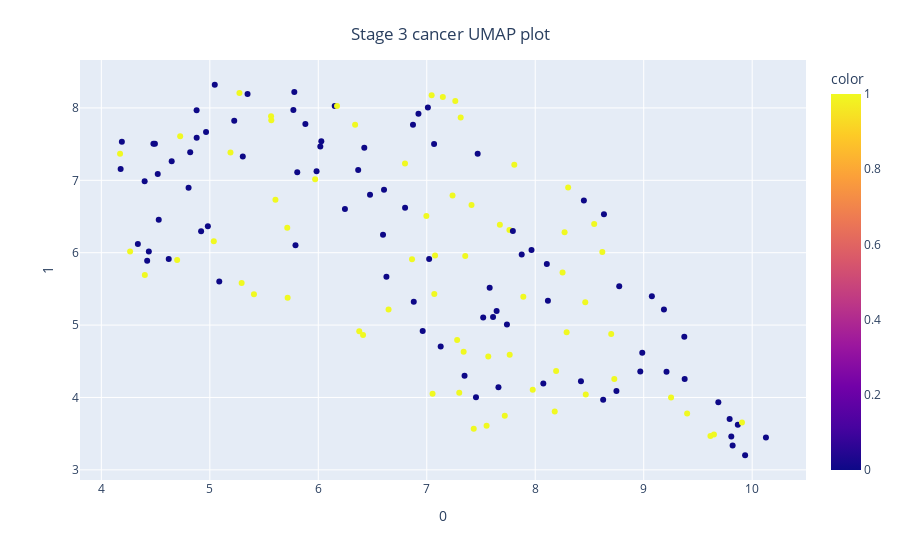

The notebook cell this image was saved under:
### Code cell
## Stage 3 cancer UMAP plot

from umap import UMAP
import plotly.express as px

umap_2d = UMAP(n_components=2, init='random', random_state=0)

proj_2d = umap_2d.fit_transform(X3)

fig_2d = px.scatter(
    proj_2d, x=0, y=1,
    color=y3
)

fig_2d.update_layout(
    title={
        'text': "Stage 3 cancer UMAP plot",
        'y':0.95,
        'x':0.5,
        'xanchor': 'center',
        'yanchor': 'top'})


fig_2d.show()

### Figure 1 — Plotly figure (JSON) as saved in the notebook; plotly's stock layout.template omitted (floating-point values rounded to 4 significant figures; data arrays with more than 128 entries replaced by an {"elided": "..."} marker saying what was removed)
{"data": [{"hovertemplate": "0=%{x}<br>1=%{y}<br>color=%{marker.color}<extra></extra>", "legendgroup": "", "marker": {"color": {"elided": "148 int values"}, "coloraxis": "coloraxis", "symbol": "circle"}, "mode": "markers", "name": "", "orientation": "v", "showlegend": false, "type": "scatter", "x": {"elided": "148 float values"}, "xaxis": "x", "y": {"elided": "148 float values"}, "yaxis": "y"}], "layout": {"autosize": true, "coloraxis": {"colorbar": {"title": {"text": "color"}}, "colorscale": [[0, "#0d0887"], [0.1111, "#46039f"], [0.2222, "#7201a8"], [0.3333, "#9c179e"], [0.4444, "#bd3786"], [0.5556, "#d8576b"], [0.6667, "#ed7953"], [0.7778, "#fb9f3a"], [0.8889, "#fdca26"], [1, "#f0f921"]]}, "legend": {"tracegroupgap": 0}, "margin": {"t": 60}, "title": {"text": "Stage 3 cancer UMAP plot", "x": 0.5, "xanchor": "center", "y": 0.95, "yanchor": "top"}, "xaxis": {"anchor": "y", "autorange": true, "domain": [0, 1], "range": [3.8, 10.5], "title": {"text": "0"}, "type": "linear"}, "yaxis": {"anchor": "x", "autorange": true, "domain": [0, 1], "range": [2.805, 8.716], "title": {"text": "1"}, "type": "linear"}}}
